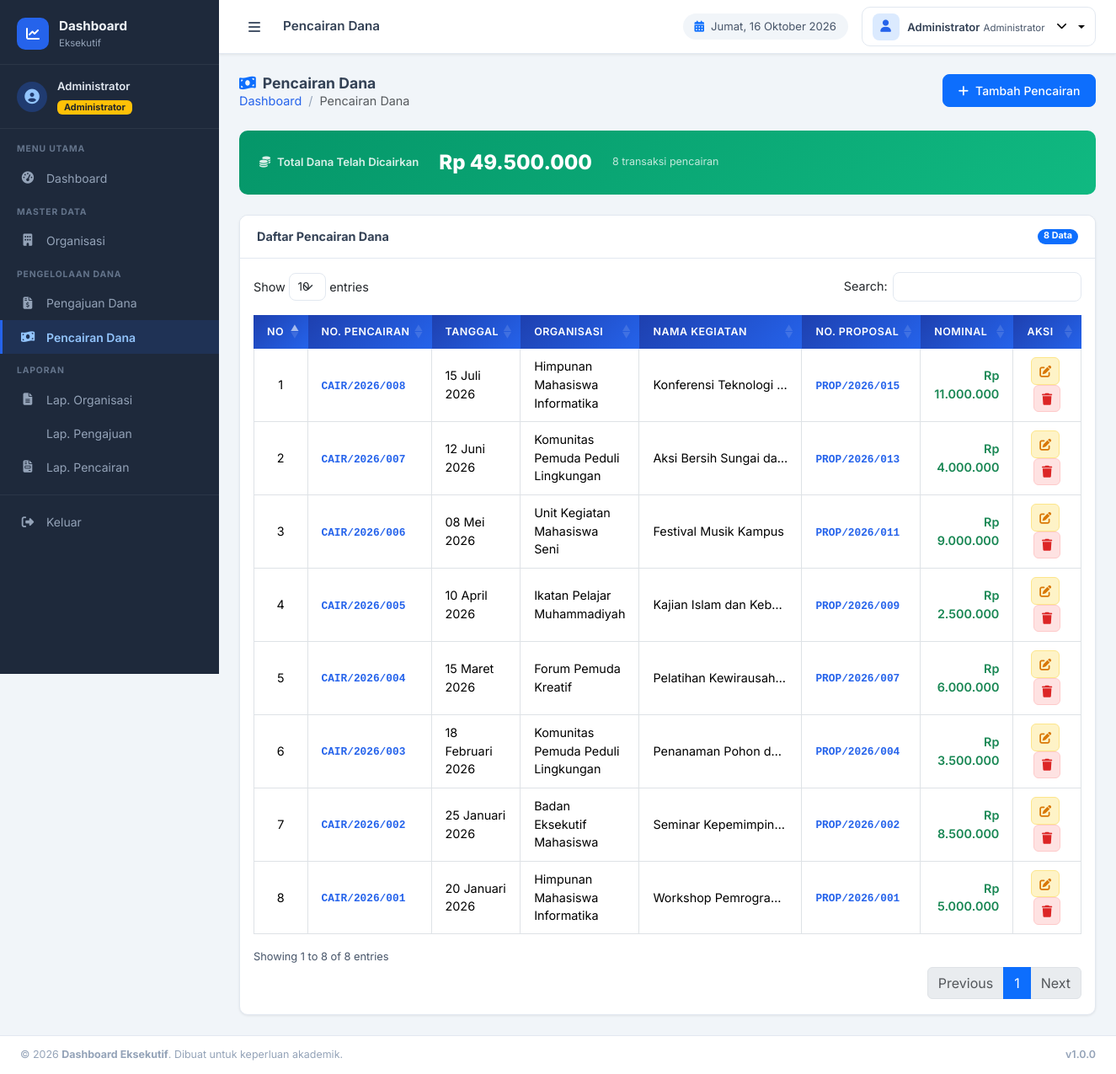
Page /views/pencairan/index.php (signed in) on the committed database.
### tables this page shows
CREATE TABLE `pencairan_dana` (
    `id`               INT(11) NOT NULL AUTO_INCREMENT,
    `pengajuan_id`     INT(11) NOT NULL,
    `nomor_pencairan`  VARCHAR(50) NOT NULL UNIQUE,
    `tanggal`          DATE NOT NULL,
    `nominal`          DECIMAL(15,2) NOT NULL DEFAULT 0,
    `keterangan`       TEXT NULL,
    `created_at`       TIMESTAMP DEFAULT CURRENT_TIMESTAMP,
    `updated_at`       TIMESTAMP DEFAULT CURRENT_TIMESTAMP ON UPDATE CURRENT_TIMESTAMP,
    PRIMARY KEY (`id`),
    FOREIGN KEY (`pengajuan_id`) REFERENCES `pengajuan_dana`(`id`) ON DELETE CASCADE
);

CREATE TABLE `organisasi` (
    `id`              INT(11) NOT NULL AUTO_INCREMENT,
    `nama_organisasi` VARCHAR(150) NOT NULL,
    `ketua`           VARCHAR(100) NOT NULL,
    `alamat`          TEXT NOT NULL,
    `no_hp`           VARCHAR(20) NOT NULL,
    `jumlah_anggota`  INT(11) NOT NULL DEFAULT 0,
    `created_at`      TIMESTAMP DEFAULT CURRENT_TIMESTAMP,
    `updated_at`      TIMESTAMP DEFAULT CURRENT_TIMESTAMP ON UPDATE CURRENT_TIMESTAMP,
    PRIMARY KEY (`id`)
);

CREATE TABLE `pengajuan_dana` (
    `id`             INT(11) NOT NULL AUTO_INCREMENT,
    `organisasi_id`  INT(11) NOT NULL,
    `nomor_proposal` VARCHAR(50) NOT NULL UNIQUE,
    `tanggal`        DATE NOT NULL,
    `nama_kegiatan`  VARCHAR(200) NOT NULL,
    `dana_diajukan`  DECIMAL(15,2) NOT NULL DEFAULT 0,
    `status`         ENUM('Menunggu','Disetujui','Ditolak') NOT NULL DEFAULT 'Menunggu',
    `catatan`        TEXT NULL,
    `created_at`     TIMESTAMP DEFAULT CURRENT_TIMESTAMP,
    `updated_at`     TIMESTAMP DEFAULT CURRENT_TIMESTAMP ON UPDATE CURRENT_TIMESTAMP,
    PRIMARY KEY (`id`),
    FOREIGN KEY (`organisasi_id`) REFERENCES `organisasi`(`id`) ON DELETE CASCADE
);

### config/database.php (called while the page is built, shortened)
<?php
function getDB() {
    static $pdo = null;
    if ($pdo === null) {
        try {
            $dsn = "mysql:host=" . DB_HOST . ";dbname=" . DB_NAME . ";charset=" . DB_CHARSET;
            $options = [
                PDO::ATTR_ERRMODE            => PDO::ERRMODE_EXCEPTION,
                PDO::ATTR_DEFAULT_FETCH_MODE => PDO::FETCH_ASSOC,
                PDO::ATTR_EMULATE_PREPARES   => false,
            ];
            $pdo = new PDO($dsn, DB_USER, DB_PASS, $options);
        } catch (PDOException $e) {
            die('<div style="font-family:sans-serif;padding:20px;background:#f8d7da;color:#721c24;border:1px solid #f5c6cb;border-radius:5px;margin:20px;">
                <strong>Koneksi Database Gagal!</strong><br>
                Pesan: ' . htmlspecialchars($e->getMessage()) . '<br><br>
                Pastikan MySQL berjalan dan konfigurasi di <code>config/database.php</code> sudah benar.
            </div>');
        }
    }
    return $pdo;
}

### models/PencairanModel.php (called while the page is built, shortened)
<?php
class PencairanModel {
    private $db;
    public function __construct() {
        $this->db = getDB();
    }
    public function getAll() {
        return $this->db->query("
            SELECT pc.*, o.nama_organisasi, p.nomor_proposal, p.nama_kegiatan, p.dana_diajukan
            FROM pencairan_dana pc
            JOIN pengajuan_dana p ON pc.pengajuan_id = p.id
            JOIN organisasi o     ON p.organisasi_id = o.id
            ORDER BY pc.tanggal DESC, pc.id DESC
        ")->fetchAll();
    }
    public function totalCairan() {
        return $this->db->query("SELECT COALESCE(SUM(nominal),0) FROM pencairan_dana")->fetchColumn();
    }
}

### config/functions.php (called while the page is built, shortened)
<?php
function formatRupiah($angka) {
    return 'Rp ' . number_format((float)$angka, 0, ',', '.');
}
function formatTanggal($tanggal, $format = 'd F Y') {
    $bulan = [
        '01' => 'Januari', '02' => 'Februari', '03' => 'Maret',
        '04' => 'April',   '05' => 'Mei',       '06' => 'Juni',
        '07' => 'Juli',    '08' => 'Agustus',   '09' => 'September',
        '10' => 'Oktober', '11' => 'November',  '12' => 'Desember',
    ];
    $ts    = strtotime($tanggal);
    $hari  = date('d', $ts);
    $bln   = $bulan[date('m', $ts)];
    $tahun = date('Y', $ts);
    return "$hari $bln $tahun";
}

### views/pencairan/index.php (the view, shortened to what this page needs)
<?php
require_once __DIR__ . '/../../config/database.php';
require_once __DIR__ . '/../../config/functions.php';
require_once __DIR__ . '/../../models/PencairanModel.php';
$model     = new PencairanModel();
$list      = $model->getAll();
$totalCair = $model->totalCairan();
include __DIR__ . '/../layouts/header.php';
?>
<div class="app-wrapper" id="appWrapper">
    <?php include __DIR__ . '/../layouts/sidebar.php'; ?>
    <div class="main-content">
        <?php include __DIR__ . '/../layouts/navbar.php'; ?>
        <div class="content-area">
            <div class="page-header">
                <div>
                    <h5 class="page-header-title"><i class="fas fa-money-bill-wave me-2 text-primary"></i>Pencairan Dana</h5>
                    <nav aria-label="breadcrumb"><ol class="breadcrumb mb-0 small">
                        <li class="breadcrumb-item"><a href="<?= BASE_URL ?>/views/dashboard/index.php">Dashboard</a></li>
                        <li class="breadcrumb-item active">Pencairan Dana</li>
                    </ol></nav>
                </div>
                <button class="btn btn-primary btn-action" data-bs-toggle="modal" data-bs-target="#modalTambah">
                    <i class="fas fa-plus me-2"></i>Tambah Pencairan
                </button>
            </div>
            <div class="total-banner mb-4">
                <div class="total-banner-label"><i class="fas fa-coins me-2"></i>Total Dana Telah Dicairkan</div>
                <div class="total-banner-value"><?= formatRupiah($totalCair) ?></div>
                <div class="total-banner-sub"><?= count($list) ?> transaksi pencairan</div>
            </div>
            <div class="card card-custom">
                <div class="card-header-custom">
                    <h6 class="card-title-custom">Daftar Pencairan Dana</h6>
                    <span class="badge bg-primary rounded-pill"><?= count($list) ?> Data</span>
                </div>
                <div class="card-body">
                    <div class="table-responsive">
                        <table id="tblPencairan" class="table table-hover table-bordered align-middle">
                            <thead class="table-head-custom">
                                <tr>
                                    <th width="50">No</th>
                                    <th>No. Pencairan</th>
                                    <th>Tanggal</th>
                                    <th>Organisasi</th>
                                    <th>Nama Kegiatan</th>
                                    <th>No. Proposal</th>
                                    <th>Nominal</th>
                                    <th width="120">Aksi</th>
                                </tr>
                            </thead>
                            <tbody>
                                <?php foreach ($list as $i => $row): ?>
                                <tr>
                                    <td class="text-center"><?= $i + 1 ?></td>
                                    <td><span class="mono-text"><?= htmlspecialchars($row['nomor_pencairan']) ?></span></td>
                                    <td><?= formatTanggal($row['tanggal']) ?></td>
                                    <td><?= htmlspecialchars($row['nama_organisasi']) ?></td>
                                    <td class="text-truncate" style="max-width:160px;"><?= htmlspecialchars($row['nama_kegiatan']) ?></td>
                                    <td><span class="mono-text small"><?= htmlspecialchars($row['nomor_proposal']) ?></span></td>
                                    <td class="text-end fw-semibold text-success"><?= formatRupiah($row['nominal']) ?></td>
                                    <td class="text-center">
                                        <button class="btn btn-sm btn-warning-soft me-1"
                                            onclick="editPencairan(<?= htmlspecialchars(json_encode($row)) ?>)"
                                            title="Edit"><i class="fas fa-edit"></i></button>
                                        <button class="btn btn-sm btn-danger-soft"
                                            onclick="confirmDelete('<?= BASE_URL ?>/controllers/PencairanController.php?action=delete&id=<?= $row['id'] ?>', '<?= htmlspecialchars($row['nomor_pencairan'], ENT_QUOTES) ?>')"
                                            title="Hapus"><i class="fas fa-trash"></i></button>
                                    </td>
                                </tr>
                                <?php endforeach; ?>
                            </tbody>
                        </table>
                    </div>
                </div>
            </div>
        </div>
    </div>
</div>
<?php
include __DIR__ . '/../layouts/footer.php';
?>

### assets/css/style.css (style rules this page uses)
*, *::before, *::after { box-sizing: border-box; }
:root { --primary: #2563eb; --primary-dark: #1e40af; --primary-light: #dbeafe; --success: #10b981; --warning: #f59e0b; --danger: #ef4444; --info: #06b6d4; --sidebar-width: 260px; --sidebar-bg: #1e293b; --sidebar-text: #94a3b8; --navbar-h: 64px; --gray-50: #f8fafc; --gray-100: #f1f5f9; --gray-200: #e2e8f0; --gray-600: #475569; --gray-700: #334155; --radius: 10px; --shadow-sm: 0 1px 3px rgba(0,0,0,.08); --shadow: 0 4px 16px rgba(0,0,0,.10); --shadow-lg: 0 10px 30px rgba(0,0,0,.15); --transition: .22s ease; }
body { font-family: 'Inter', -apple-system, BlinkMacSystemFont, 'Segoe UI', sans-serif; background: var(--gray-100); color: var(--gray-700); font-size: .9rem; margin: 0; overflow-x: hidden; }
.app-wrapper { display: flex; min-height: 100vh; position: relative; }
.main-content { flex: 1; margin-left: var(--sidebar-width); display: flex; flex-direction: column; min-height: 100vh; transition: margin-left var(--transition); }
.content-area { flex: 1; padding: 1.5rem; overflow-y: auto; }
.page-header { display: flex; align-items: flex-start; justify-content: space-between; margin-bottom: 1.5rem; gap: 1rem; flex-wrap: wrap; }
.page-header-title { font-size: 1.1rem; font-weight: 700; color: var(--gray-700); margin: 0; }
.breadcrumb { margin: 0; padding: 0; background: none; }
.breadcrumb-item + .breadcrumb-item::before { color: #94a3b8; }
.breadcrumb a { color: var(--primary); text-decoration: none; }
.btn-action { border-radius: 8px; padding: .5rem 1.1rem; font-size: .875rem; font-weight: 500; }
.card-custom { background: #fff; border: 1px solid var(--gray-200); border-radius: var(--radius); box-shadow: var(--shadow-sm); overflow: hidden; }
.card-header-custom { display: flex; align-items: center; justify-content: space-between; padding: 1rem 1.25rem; border-bottom: 1px solid var(--gray-200); background: #fff; }
.card-title-custom { font-size: .9rem; font-weight: 700; color: var(--gray-700); margin: 0; }
.table-head-custom th { background: linear-gradient(135deg, var(--primary-dark), var(--primary)); color: #fff !important; font-size: .78rem; font-weight: 600; text-transform: uppercase; letter-spacing: .04em; border: none !important; padding: .75rem 1rem; white-space: nowrap; }
.table > :not(caption) > * > * { padding: .65rem 1rem; }
.btn-warning-soft { background: #fef3c7; color: #d97706; border: 1px solid #fde68a; border-radius: 6px; padding: .3rem .55rem; transition: background var(--transition); }
.btn-danger-soft { background: #fee2e2; color: #dc2626; border: 1px solid #fecaca; border-radius: 6px; padding: .3rem .55rem; transition: background var(--transition); }
.mono-text { font-family: 'Courier New', Courier, monospace; font-size: .8rem; font-weight: 600; color: var(--primary); }
.total-banner { background: linear-gradient(135deg, #059669, #10b981); color: #fff; border-radius: var(--radius); padding: 1.25rem 1.5rem; display: flex; align-items: center; gap: 1.5rem; flex-wrap: wrap; }
.total-banner-label { font-size: .82rem; font-weight: 600; opacity: .85; }
.total-banner-value { font-size: 1.5rem; font-weight: 800; }
.total-banner-sub { font-size: .78rem; opacity: .75; }
.text-truncate { overflow: hidden; text-overflow: ellipsis; white-space: nowrap; }

### rows in the picture
pencairan_dana: nomor_pencairan "CAIR/2026/008", tanggal "15 Juli 2026", organisasi.nama_organisasi "Himpunan Mahasiswa Informatika", pengajuan.nama_kegiatan "Konferensi Teknologi…", pengajuan.nomor_proposal "PROP/2026/015", nominal "Rp 11.000.000"
pencairan_dana: nomor_pencairan "CAIR/2026/007", tanggal "12 Juni 2026", organisasi.nama_organisasi "Komunitas Pemuda Peduli Lingkungan", pengajuan.nama_kegiatan "Aksi Bersih Sungai da…", pengajuan.nomor_proposal "PROP/2026/013", nominal "Rp 4.000.000"
pencairan_dana: nomor_pencairan "CAIR/2026/006", tanggal "08 Mei 2026", organisasi.nama_organisasi "Unit Kegiatan Mahasiswa Seni", pengajuan.nama_kegiatan "Festival Musik Kampus", pengajuan.nomor_proposal "PROP/2026/011", nominal "Rp 9.000.000"
pencairan_dana: nomor_pencairan "CAIR/2026/005", tanggal "10 April 2026", organisasi.nama_organisasi "Ikatan Pelajar Muhammadiyah", pengajuan.nama_kegiatan "Kajian Islam dan Keb…", pengajuan.nomor_proposal "PROP/2026/009", nominal "Rp 2.500.000"
pencairan_dana: nomor_pencairan "CAIR/2026/004", tanggal "15 Maret 2026", organisasi.nama_organisasi "Forum Pemuda Kreatif", pengajuan.nama_kegiatan "Pelatihan Kewirausah…", pengajuan.nomor_proposal "PROP/2026/007", nominal "Rp 6.000.000"
pencairan_dana: nomor_pencairan "CAIR/2026/003", tanggal "18 Februari 2026", organisasi.nama_organisasi "Komunitas Pemuda Peduli Lingkungan", pengajuan.nama_kegiatan "Penanaman Pohon d…", pengajuan.nomor_proposal "PROP/2026/004", nominal "Rp 3.500.000"
pencairan_dana: nomor_pencairan "CAIR/2026/002", tanggal "25 Januari 2026", organisasi.nama_organisasi "Badan Eksekutif Mahasiswa", pengajuan.nama_kegiatan "Seminar Kepemimpin…", pengajuan.nomor_proposal "PROP/2026/002", nominal "Rp 8.500.000"
pencairan_dana: nomor_pencairan "CAIR/2026/001", tanggal "20 Januari 2026", organisasi.nama_organisasi "Himpunan Mahasiswa Informatika", pengajuan.nama_kegiatan "Workshop Pemrogra…", pengajuan.nomor_proposal "PROP/2026/001", nominal "Rp 5.000.000"

### other values in the picture
$nama "Administrator"
$pageTitle "Pencairan Dana"
formatRupiah($totalCair) "Rp 49.500.000"
count($list) "8"
APP_NAME "Dashboard Eksekutif"
APP_VERSION "1.0.0"
